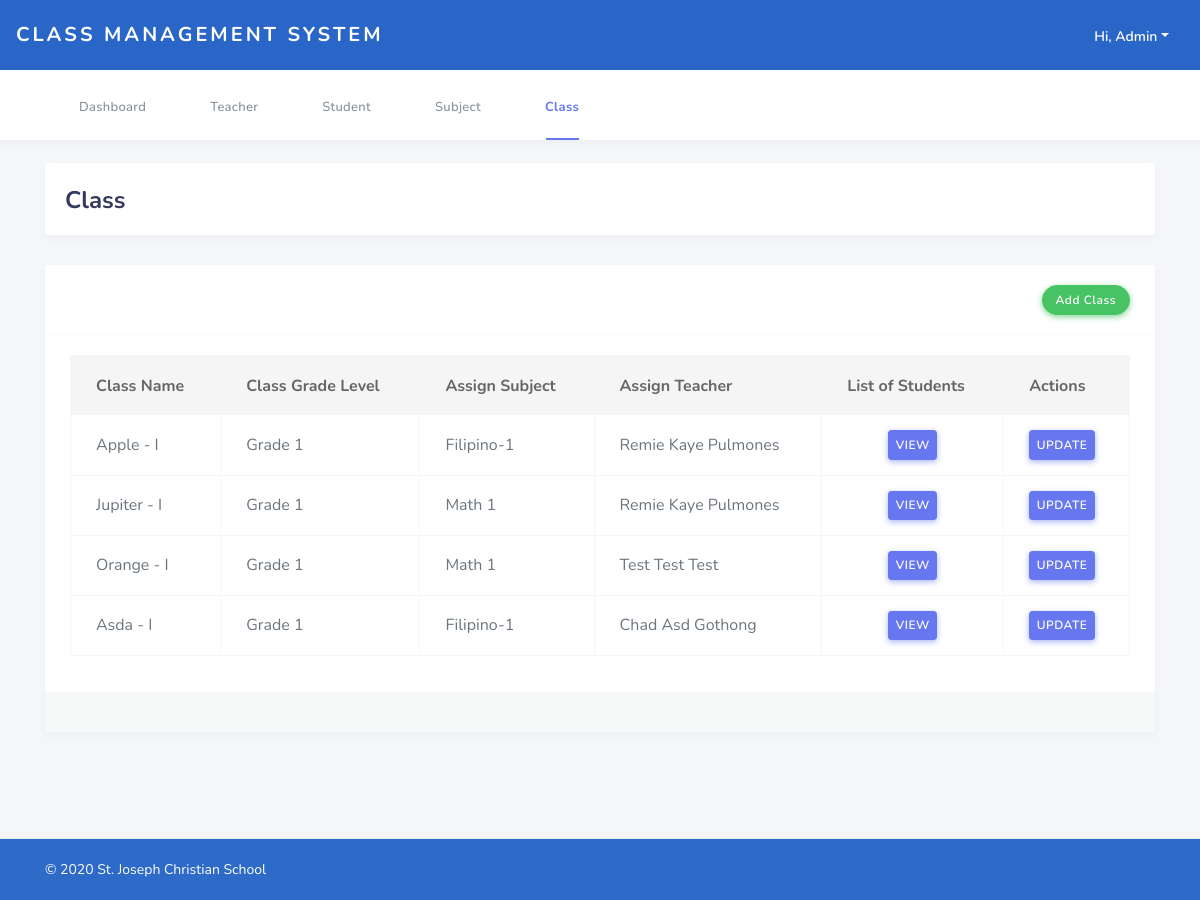
Page /views/admin/class.php (signed in) on the committed database.
### tables this page shows
CREATE TABLE `class` (
  `class_id` int(11) NOT NULL,
  `class_name` varchar(50) NOT NULL,
  `class_gradelevel` varchar(50) NOT NULL,
  `class_section` varchar(50) NOT NULL,
  `class_subject` int(11) NOT NULL,
  `class_adviser` int(11) NOT NULL
);

CREATE TABLE `subject` (
  `subject_id` int(11) NOT NULL,
  `subject_code` text NOT NULL,
  `subject_name` varchar(255) NOT NULL
);

CREATE TABLE `teacher` (
  `teacher_id` int(11) NOT NULL,
  `teacher_accountnumber` varchar(50) NOT NULL,
  `teacher_username` varchar(50) NOT NULL,
  `teacher_password` varchar(50) NOT NULL,
  `teacher_first_name` varchar(50) NOT NULL,
  `teacher_middle_name` varchar(50) NOT NULL,
  `teacher_last_name` varchar(50) NOT NULL,
  `teacher_contactnumber` varchar(50) NOT NULL
);

### views/admin/class.php (the view, shortened to what this page needs)
  <?php require("menu-header.php");?>
<body class="layout-3">
  <div id="app">
    <div class="main-wrapper container">
      <nav class="navbar navbar-expand-lg main-navbar" style="background-color:rgba(40, 102, 199, 0.97)">
        <a href="dashboard.php" class="navbar-brand sidebar-gone-hide text-capitalize">CLASS MANAGEMENT SYSTEM</a>
        <ul class="navbar-nav navbar-right">
            <?php require("menu-listdropdown.php");
            $connection = dbConn();
            ?>
        </ul>
      </nav>
      <nav class="navbar navbar-secondary navbar-expand-lg">
        <div class="container">
          <ul class="navbar-nav">
            <li class="nav-item">
              <a href="dashboard.php" class="nav-link"><i class="fas fa-columns"></i><span>Dashboard</span></a>
            </li>
            <li class="nav-item">
              <a href="teacher.php" class="nav-link"><i class="fas fa-chalkboard-teacher"></i><span>Teacher</span></a>
            </li>
            <li class="nav-item">
              <a href="student.php" class="nav-link"><i class="fas fa-user-friends"></i><span>Student</span></a>
            </li>
             <li class="nav-item">
              <a href="subject.php" class="nav-link"><i class="fas fa-book-open"></i><span>Subject</span></a>
            </li>
            <li class="nav-item active">
              <a href="class.php" class="nav-link"><i class="fas fa-chalkboard"></i><span>Class</span></a>
            </li>
          </ul>
        </div>
      </nav>
      <div class="main-content" style="min-height: 566px;">
        <section class="section">
          <div class="section-header">
            <h1>Class</h1>
            </div>
        <div class="section-body">
            <div class="card">
              <div class="card-header">
                  <div class="card-header-action">
                    <a href="class_add.php" class="btn btn-success btn-sm">Add Class</a>
                  </div>
              </div>
            <div class="card-body">
                    <div class="table-responsive">
                      <table class="table table-hover table-bordered" id="table-subject">
                        <thead class="thead-light">
                          <tr>
                            <th>Class Name</th>
                            <th>Class Grade Level</th>
                            <th>Assign Subject</th>
                            <th>Assign Teacher</th>
                            <th>List of Students</th>
                            <th>Actions</th>
                          </tr>
                        </thead>
                        <tbody>
                      <?php
                      $sqlClass = "SELECT * FROM class
                      JOIN subject ON class.class_subject = subject.subject_id
                      JOIN teacher ON class.class_adviser = teacher.teacher_id
                      ";
                      $resultClass = mysqli_query($connection,$sqlClass);
                      while($rowClass = mysqli_fetch_assoc($resultClass)) {
                        $class_id   = $rowClass['class_id'];
                        $class_name = ucfirst($rowClass['class_name']);
                        $class_gradelevel = ucfirst($rowClass['class_gradelevel']);
                        $class_section = ucfirst($rowClass['class_section']);
                        $subject_name = ucfirst($rowClass['subject_name']);
                        $teacher_firstname = ucfirst($rowClass['teacher_first_name']);
                        $teacher_middlename = ucfirst($rowClass['teacher_middle_name']);
                        $teacher_lastname = ucfirst($rowClass['teacher_last_name']);
                      ?>
                        <tr>
                          <td><?php echo $class_name ?> - <?php echo $class_section ?></td>
                          <td><?php echo $class_gradelevel ?></td>
                          <td><?php echo $subject_name ?></td>
                          <td><?php echo $teacher_firstname ?> <?php echo $teacher_middlename ?> <?php echo $teacher_lastname ?></td>
                          <td><center><a href="list_of_student.php?cid=<?php echo $class_id ?>" class="btn btn-primary btn-sm text-white"> VIEW</a></td>
                          <td>
                            <a href="class_update.php?uid=<?php echo $class_id?>" class="btn btn-primary btn-sm text-white">UPDATE</a>
                          </td>
                        </tr>
                      <?php } ?>
                        </tbody>
                      </table>
                    </div>
                  </div>
              <div class="card-footer bg-whitesmoke"> </div>
            </div>
          </div>
         </section>
      </div>
    </div>
    <br>
      <footer class="main-footer" style="background-color:rgba(40, 102, 199, 0.97)">
        <div class="container">
        <div class="footer-left text-white">
          © 2020 St. Joseph Christian School
        </div>
      </div>
      </footer>
    </div>
  </body>
</html>

### rows in the picture
class: class_name "Apple", class_section "I", class_gradelevel "Grade 1", subject.subject_name "Filipino-1", teacher.teacher_first_name "Remie", teacher.teacher_middle_name "Kaye", teacher.teacher_last_name "Pulmones"
class: class_name "Jupiter", class_section "I", class_gradelevel "Grade 1", subject.subject_name "Math 1", teacher.teacher_first_name "Remie", teacher.teacher_middle_name "Kaye", teacher.teacher_last_name "Pulmones"
class: class_name "Orange", class_section "I", class_gradelevel "Grade 1", subject.subject_name "Math 1", teacher.teacher_first_name "Test", teacher.teacher_middle_name "Test", teacher.teacher_last_name "Test"
class: class_name "Asda", class_section "I", class_gradelevel "Grade 1", subject.subject_name "Filipino-1", teacher.teacher_first_name "Chad", teacher.teacher_middle_name "Asd", teacher.teacher_last_name "Gothong"
